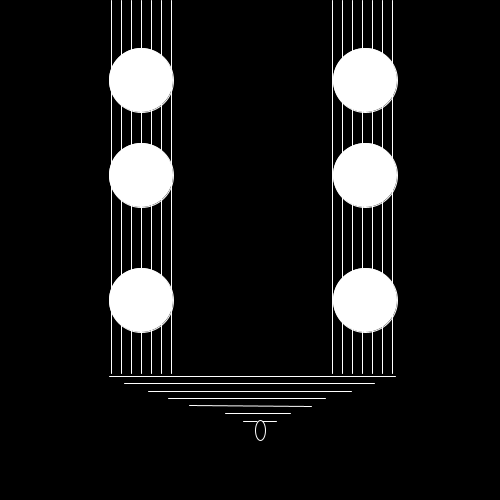
Frame 1 (no input)
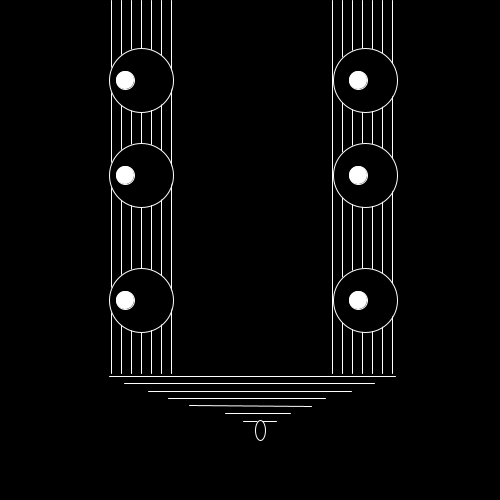
Frame 60 (the mouse pressed at the canvas centre just before this capture)
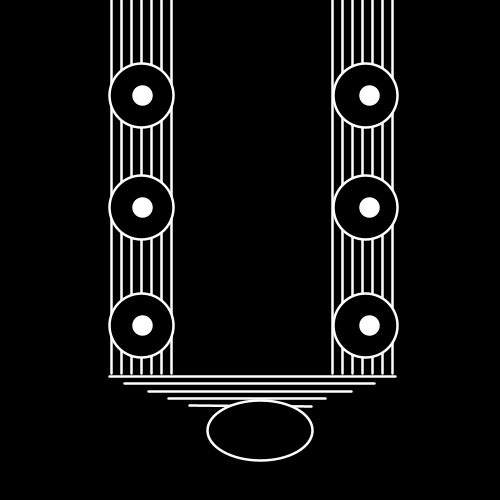
Frame 120 (the mouse held since frame 60 and released just before this capture)

The Processing sketch that drew these frames (run headless with seeded random() and noise(); from frame 60 on, the mouse is pressed at the canvas centre):

// Processing sketch: processing_50260
// ── processing_50260.pde

//left eyes x coordinate
int leye= 141;
int w=64;
int h= 64;


 
 
//right eye coordinates
int reye=365;
 
 
void setup()
{
  size(500, 500);
  background(0);
}
 
 
void draw()
{
  

  background(0);
  
  float sw= map(mouseX,0,height, 1,4);          //strokeweight
 
  for (int i=111; i<173; i+=10)
  {
    smooth();
    stroke(255);
    strokeWeight(sw);
 
    line(i, 0, i, 373);
  }
  for (int r=332;r<393; r+=10)
  {
   
    stroke(255);
    line(r, 0, r, 373);
    
  }
 
  float be= map( mouseY, 0, height, 300, 350); //bottome eyes
 
 
  //left eyes
  
    //MIDDLE EYES
  float me= map( mouseY, 0, height, 175, 240);
  ellipse( leye, me, w, h); //m eye
  ellipse(reye, me, w, h);   //m  reye
 
 
 
  //Bottom EYES
  ellipse(leye, be, w, h);   // b eye
  ellipse(reye, be, w, h);   //b reye
 
 
  float le= map(mouseY, 0, height, 80, 110); //top eyes
  ellipse( leye, le, w, h);   //t eye
  ellipse(reye, le, w, h);   //t  reye
 

  

 
 

 
 
  //SMALL LEFT EYES
  
   
  float se= map (mouseX, 0, width, 358, 380); //LITTLE EYES
  {
    fill(255);
  ellipse(se, le, 18, 18);  //little rt
  }
 
  float bl= map(mouseX, 0, height, 125, 160);
 
   fill(255);
  ellipse( se, be, 18, 18);// small bottom eyes r
  ellipse( bl, be, 18, 18); //small bottom left
  ellipse(bl, me, 18, 18); //small lEFT Middle
  ellipse(se, me, 18, 18); //smallrm
  ellipse(bl, le, 18, 18); //Little lefttop
  fill(0);
 
// float lm= map(mouseY,0, height, 376,500);

  line(109, 376, 395, 376);
  line(124, 383, 374, 383 );
  line(148, 391, 351, 391 );
  line(168, 398, 325, 398 );
  line(189, 405, 311, 406);
  line(225, 413, 290, 413); 
  line(243, 421, 276, 421);
 
 //MOUTH

float m= map( mouseY, 0, width, 10, 200);
  float n= map (mouseX, 0, height, 20, 100); 
  

  ellipse( 260, 430, m, n );
  

}
  
